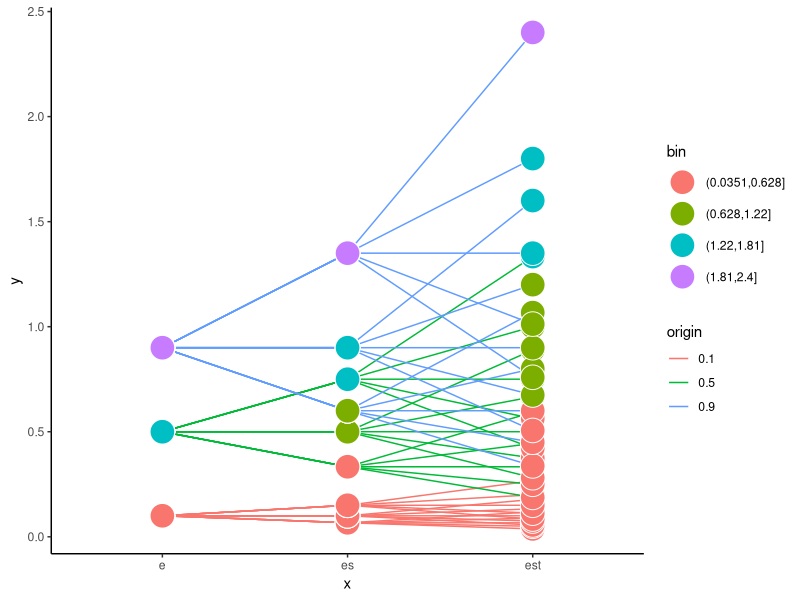
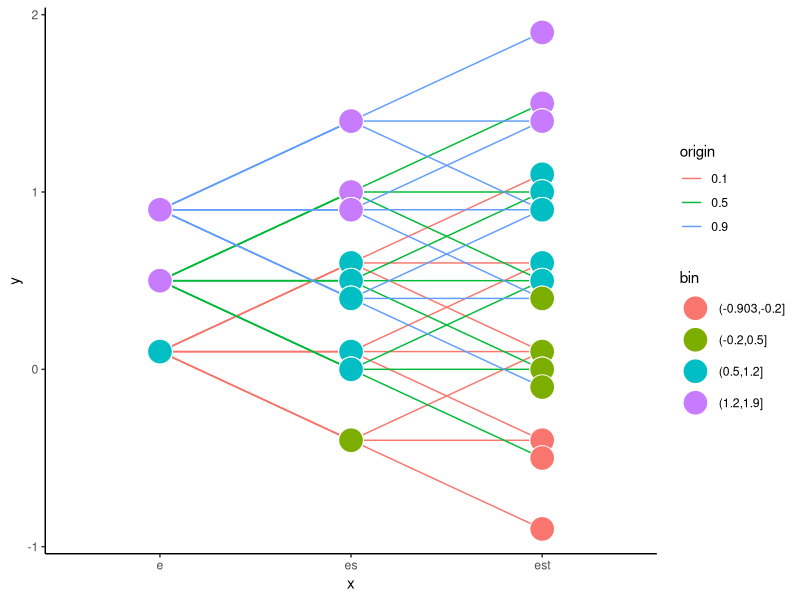
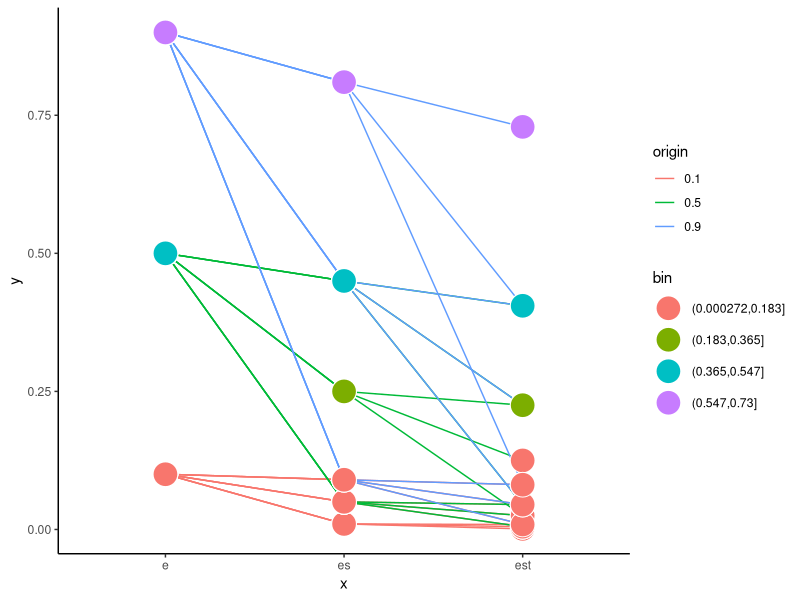
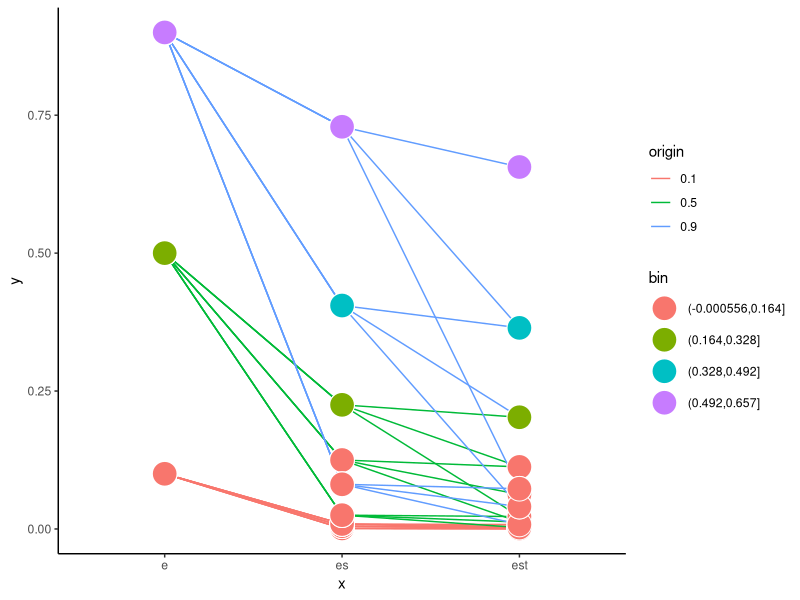
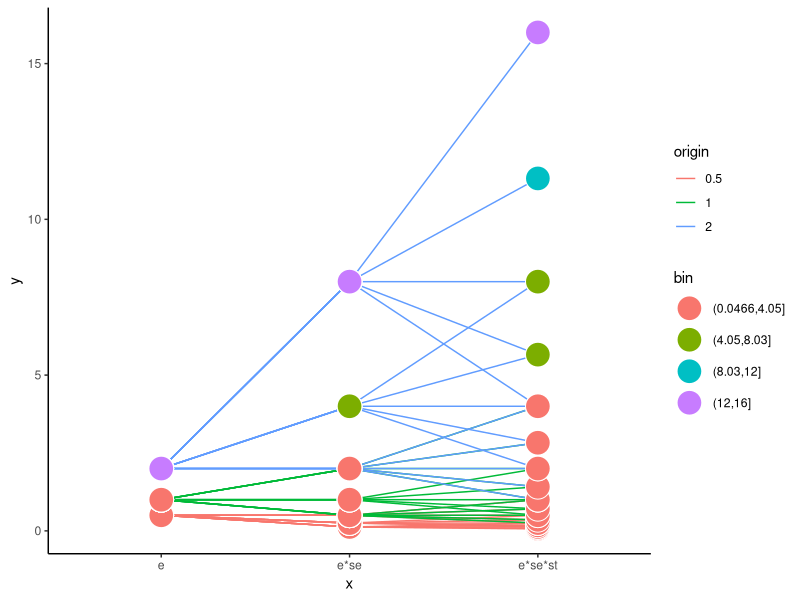

Source code (R) for these figures, in order:
#this is the script where we decided to rescale everything from 0.5-2 and then just use exponents to weight it down the line


library(tidyverse)

risk_trace <- expand_grid(
  e = c(0.1, 0.5, 0.9), #this is three values representing a low, mid, and high exposure
  s = c(2/3, 1, 3/2), #these are a low, mid, and high sensitivity
  t = 10^seq(-0.25, 0.25, length.out = 5) #this is setting up some numbers for threat 
) %>% 
  mutate(i = seq_along(e),
         es = e * s,
         est = e * s * t,
         bin = cut(est, 4)) %>% 
  relocate(i)

risk_trace %>% 
  mutate(origin = factor(e)) %>% 
  pivot_longer(c(e, es, est), names_to = "x", values_to = "y") %>% 
  ggplot(aes(x, y, group = i, color = origin)) +
  geom_line(aes(color = origin)) +
  geom_point(aes(fill = bin), shape = 21, color = "white", size = 8) +
  theme_classic()

# Additive alternative
risk_trace_add <- expand_grid(
  e = c(0.1, 0.5, 0.9), #this is three values representing a low, mid, and high exposure
  s = c(-0.5, 0, 0.5), #these are a low, mid, and high sensitivity
  t = c(-0.5, 0, 0.5) #this is setting up some numbers for threat 
) %>% 
  mutate(i = seq_along(e),
         es = e + s,
         est = e + s + t,
         bin = cut(est, 4)) %>% 
  relocate(i)

risk_trace_add %>% 
  mutate(origin = factor(e)) %>% 
  pivot_longer(c(e, es, est), names_to = "x", values_to = "y") %>% 
  ggplot(aes(x, y, group = i, color = origin)) +
  geom_line(aes(color = origin)) +
  geom_point(aes(fill = bin), shape = 21, color = "white", size = 8) +
  theme_classic()

# Multiplicative, all 0-1
risk_trace_01 <- expand_grid(
  e = c(0.1, 0.5, 0.9), #this is three values representing a low, mid, and high exposure
  s = c(0.1, 0.5, 0.9), #these are a low, mid, and high sensitivity
  t = c(0.1, 0.5, 0.9) #this is setting up some numbers for threat 
) %>% 
  mutate(i = seq_along(e),
         es = e * s,
         est = e * s * t,
         bin = cut(est, 4)) %>% 
  relocate(i)

risk_trace_01 %>% 
  mutate(origin = factor(e)) %>% 
  pivot_longer(c(e, es, est), names_to = "x", values_to = "y") %>% 
  ggplot(aes(x, y, group = i, color = origin)) +
  geom_line(aes(color = origin)) +
  geom_point(aes(fill = bin), shape = 21, color = "white", size = 8) +
  theme_classic()


# Multiplicative, with weighting
risk_trace_wgt <- expand_grid(
  e = c(0.1, 0.5, 0.9), #this is three values representing a low, mid, and high exposure
  s = c(0.1, 0.5, 0.9), #these are a low, mid, and high sensitivity
  t = c(0.1, 0.5, 0.9) #this is setting up some numbers for threat 
) %>% 
  mutate(i = seq_along(e),
         es = e^2 * s,
         est = e^2 * s * t,
         bin = cut(est, 4)) %>% 
  relocate(i)

risk_trace_wgt %>% 
  mutate(origin = factor(e)) %>% 
  pivot_longer(c(e, es, est), names_to = "x", values_to = "y") %>% 
  ggplot(aes(x, y, group = i, color = origin)) +
  geom_line(aes(color = origin)) +
  geom_point(aes(fill = bin), shape = 21, color = "white", size = 8) +
  theme_classic()

# Multiplicative, weighted, centered on 1
status_mult <- 4^(1/4)
risk_trace_go_up <- expand_grid(
  e = c(0.5, 1, 2), #this is three values representing a low, mid, and high exposure
  se = c(0.5, 1, 2), #these are a low, mid, and high sensitivity
  st = 0.5 * status_mult^(0:4) #this is setting up some numbers for threat 
) %>% 
  mutate(i = seq_along(e),
         `e*se` = e^2 * se,
         `e*se*st` = e^2 * se * st,
         bin = cut(`e*se*st`, 4)) %>% 
  relocate(i)

risk_trace_go_up %>% 
  mutate(origin = factor(e)) %>% 
  pivot_longer(c(e, `e*se`, `e*se*st`), names_to = "x", values_to = "y") %>% 
  ggplot(aes(x, y, group = i, color = origin)) +
  geom_line(aes(color = origin)) +
  geom_point(aes(fill = bin), shape = 21, color = "white", size = 8) +
  theme_classic()
